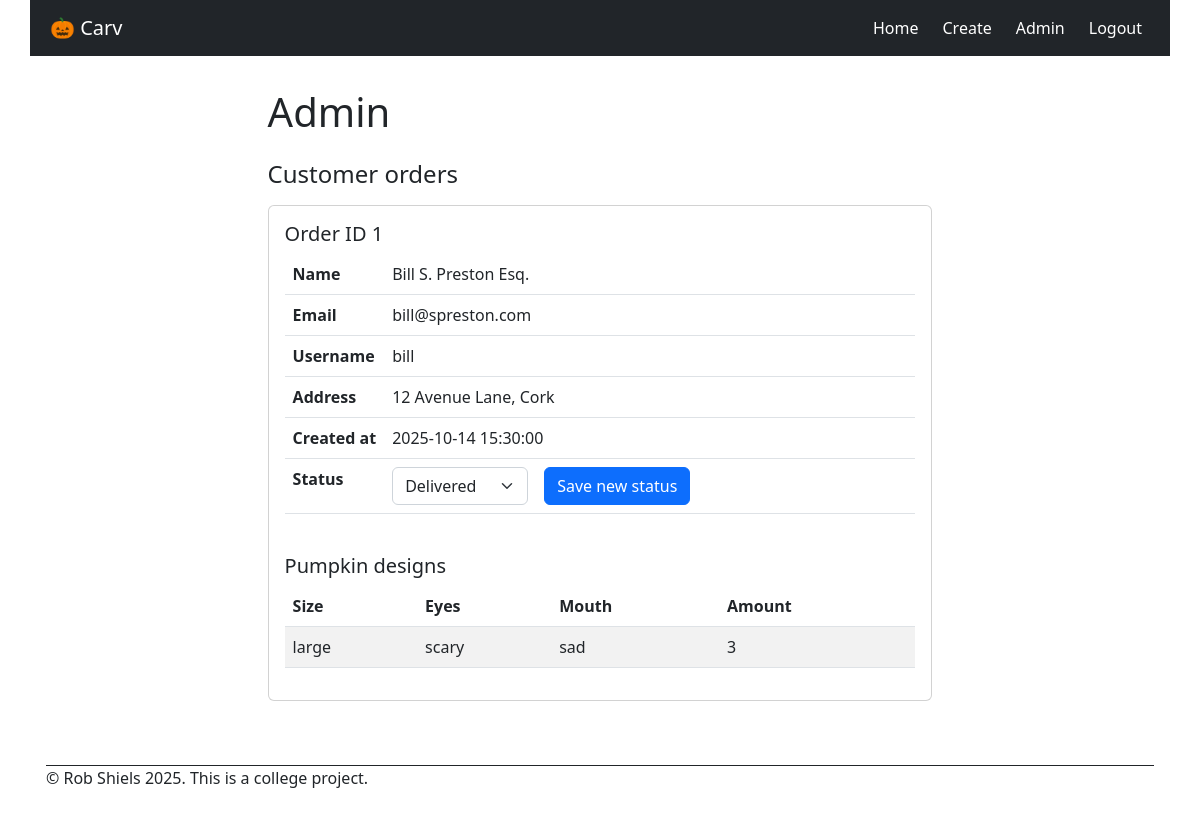
The page /admin (signed in) on the database its author committed.
### models.py (models this page shows, shortened)
class Order(db.Model):
    __tablename__ = 'order'
    order_id: Mapped[int] = mapped_column(primary_key=True)
    created_at: Mapped[datetime] = mapped_column(nullable=False,  default=lambda: datetime.now(timezone.utc).replace(microsecond=0))
    status: Mapped[str] = mapped_column(nullable=True)
    customer_id: Mapped[int] = mapped_column(db.ForeignKey('user.user_id'), nullable=False) # Add 'delete' button to delete customer and all associated ordres
    customer = db.relationship('User', back_populates='orders')
    pumpkins = db.relationship('PumpkinDesign', back_populates='order',  cascade='all, delete-orphan', passive_deletes=True )  # one-to-many

class User(db.Model, UserMixin):
    __tablename__ = 'user'
    user_id: Mapped[int] = mapped_column(primary_key=True)
    username: Mapped[str] = mapped_column(nullable=False)
    password: Mapped[str] = mapped_column(nullable=False)
    name: Mapped[str] = mapped_column(nullable=False)
    email: Mapped[str] = mapped_column(nullable=False, unique=True)
    address: Mapped[str] = mapped_column(nullable=False)
    role: Mapped[str] = mapped_column(nullable=False, default="customer")
    orders = db.relationship('Order', back_populates='customer')

class PumpkinDesign(db.Model):
    __tablename__ = 'pumpkin_design'
    design_id: Mapped[int] = mapped_column(primary_key=True)
    size: Mapped[str] = mapped_column(nullable=False)
    eyes: Mapped[str] = mapped_column(nullable=False)
    mouth: Mapped[str] = mapped_column(nullable=False)
    amount: Mapped[int] = mapped_column(nullable=False)
    created_at: Mapped[datetime] = mapped_column(nullable=False,  default=lambda: datetime.now(timezone.utc).replace(microsecond=0))
    order_id: Mapped[int] = mapped_column(db.ForeignKey('order.order_id', ondelete='CASCADE'), nullable=False)
    order = db.relationship('Order', back_populates='pumpkins')

### app.py (the view)
@app.route("/admin")
@login_required
def admin_page():
    orders = Order.query.order_by(Order.order_id).all()
    return render_template("admin.html", orders=orders)

### app.py (called while the page is built)
@login_manager.user_loader
def load_user(user_id):
    return User.query.get(int(user_id))

### templates/admin.html (shortened to what this page needs)
{% set title = "Admin" %}
{% extends "base.html" %}
{% block main %}
<h4 class="card-title mb-3">Customer orders</h4>
{% for order in orders %}
<div class="card mb-3">
    <div class="card-body">
        <div class="pb-4">
            <h5>Order ID {{ order.order_id }}</h5>
            <table class="table">
                <tbody>
                    <tr>
                        <th scope="row" class="hug">Name</th>
                        <td>{{ order.customer.name }}</td>
                    </tr>
                    <tr>
                        <th scope="row" class="hug">Email</th>
                        <td>{{ order.customer.email }}</td>
                    </tr>
                    <tr>
                        <th scope="row" class="hug">Username</th>
                        <td>{{ order.customer.username }}</td>
                    </tr>
                    <tr>
                        <th scope="row" class="hug">Address</th>
                        <td>{{ order.customer.address }}</td>
                    </tr>
                    <tr>
                        <th scope="row" class="hug">Created at</th>
                        <td>{{ order.created_at }}</td>
                    </tr>
                    <tr>
                        <th scope="row" class="hug">Status</th>
                        <td>
                            <form action="{{ url_for('update_status', order_id=order.order_id) }}" method="POST"
                                class="row g-3">
                                <div class="col-auto"> <select name="status" class="order-status form-select"
                                        data-status="{{ order.status or '' }}" aria-label="Order status">
                                        <option value="Delivered">Delivered</option>
                                    </select>
                                </div>
                                <div class="col-auto">
                                    <button type="submit" class="btn btn-primary ">Save new status</button>
                                </div>
                            </form>
                        </td>
                    </tr>
                </tbody>
            </table>
        </div>
        <h5 class="card-title ">Pumpkin designs</h5>
        {% if order.pumpkins %}
        <table class="table table-striped">
            <thead>
                <tr>
                    <th>Size</th>
                    <th>Eyes</th>
                    <th>Mouth</th>
                    <th>Amount</th>
                </tr>
            </thead>
            <tbody>
                {% for pumpkin in order.pumpkins %}
                <tr>
                    <td>{{ pumpkin.size }}</td>
                    <td>{{ pumpkin.eyes }}</td>
                    <td>{{ pumpkin.mouth }}</td>
                    <td>{{ pumpkin.amount }}</td>
                </tr>
                {% endfor %}
            </tbody>
        </table>
        {% else %}
        <p class="text-muted">No pumpkins were added to this order. Please contact the customer.</p>
        {% endif %}
    </div>
</div>
{% endfor %}
{% endblock %}

### static/css/style.css (style rules this page uses)
* { margin: 0px; padding: 0px; font-size: 16px; }
html { height: 100%; color: white; }
body { margin: 0px; min-height: 100vh; }
.table td.hug, .table th.hug { width: 1%; white-space: nowrap; }
@media (min-width: 480px) { body { margin: 0px 24px; max-width: 1140px; margin-left: auto; margin-right: auto; } }
@media (min-width: 480px) { .card { width:60%; } }

### rows shown on the page
Order: order_id "1", customer.name "Bill S. Preston Esq.", customer.email "bill@spreston.com", customer.username "bill", customer.address "12 Avenue Lane, Cork", created_at "2025-10-14 15:30:00", status "Delivered"
PumpkinDesign: size "large", eyes "scary", mouth "sad", amount "3"

### other values the page prints
{{ title or "Welcome" }} "Admin"
